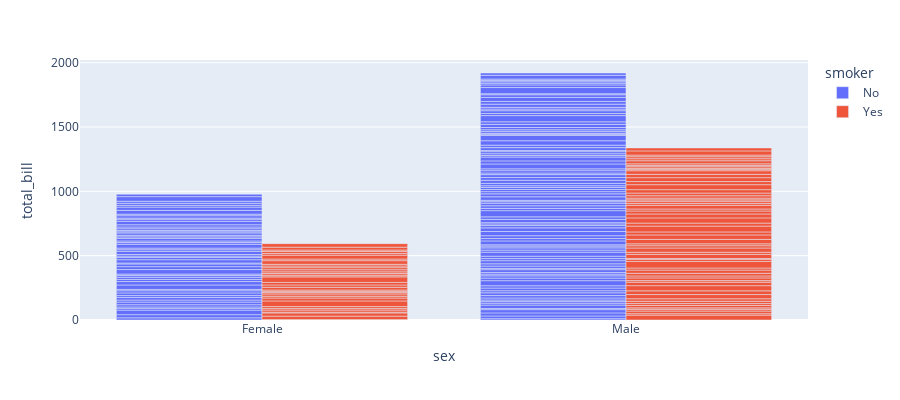

Notebook code for this chart:
### Code cell
fig = px.bar(tips, x='sex',y='total_bill',
             color='smoker',
             barmode='group',
             height=400)
fig.show()

### Figure 1 — Plotly figure (JSON) as saved in the notebook; plotly's stock layout.template omitted (floating-point values rounded to 4 significant figures; data arrays with more than 128 entries replaced by an {"elided": "..."} marker saying what was removed)
{"data": [{"alignmentgroup": "True", "hovertemplate": "smoker=No<br>sex=%{x}<br>total_bill=%{y}<extra></extra>", "legendgroup": "No", "marker": {"color": "#636efa", "pattern": {"shape": ""}}, "name": "No", "offsetgroup": "No", "orientation": "v", "showlegend": true, "textposition": "auto", "type": "bar", "x": {"elided": "151 str values"}, "xaxis": "x", "y": {"elided": "151 float values"}, "yaxis": "y"}, {"alignmentgroup": "True", "hovertemplate": "smoker=Yes<br>sex=%{x}<br>total_bill=%{y}<extra></extra>", "legendgroup": "Yes", "marker": {"color": "#EF553B", "pattern": {"shape": ""}}, "name": "Yes", "offsetgroup": "Yes", "orientation": "v", "showlegend": true, "textposition": "auto", "type": "bar", "x": ["Male", "Male", "Male", "Male", "Male", "Male", "Female", "Male", "Female", "Female", "Male", "Male", "Male", "Male", "Female", "Female", "Male", "Male", "Male", "Male", "Female", "Female", "Female", "Female", "Male", "Male", "Male", "Female", "Male", "Female", "Female", "Female", "Male", "Male", "Male", "Male", "Male", "Male", "Male", "Male", "Female", "Male", "Male", "Male", "Male", "Male", "Male", "Female", "Male", "Female", "Male", "Male", "Female", "Male", "Male", "Male", "Male", "Female", "Female", "Male", "Male", "Female", "Female", "Female", "Male", "Female", "Male", "Male", "Male", "Female", "Male", "Male", "Female", "Female", "Female", "Male", "Male", "Male", "Female", "Male", "Female", "Male", "Male", "Female", "Female", "Female", "Male", "Male", "Male", "Male", "Male", "Female", "Male"], "xaxis": "x", "y": [38.01, 11.24, 20.29, 13.81, 11.02, 18.29, 3.07, 15.01, 26.86, 25.28, 17.92, 19.44, 32.68, 28.97, 5.75, 16.32, 40.17, 27.28, 12.03, 21.01, 11.35, 15.38, 44.3, 22.42, 15.36, 20.49, 25.21, 14.31, 16, 17.51, 10.59, 10.63, 50.81, 15.81, 7.25, 31.85, 16.82, 32.9, 17.89, 14.48, 9.6, 34.63, 34.65, 23.33, 45.35, 23.17, 40.55, 20.9, 30.46, 18.15, 23.1, 15.69, 19.81, 28.44, 15.48, 16.58, 10.34, 43.11, 13, 13.51, 18.71, 12.74, 13, 16.4, 20.53, 16.47, 26.59, 38.73, 24.27, 12.76, 30.06, 25.89, 13.27, 28.17, 12.9, 28.15, 11.59, 7.74, 30.14, 12.16, 13.42, 8.58, 13.42, 16.27, 10.09, 22.12, 24.01, 15.69, 15.53, 12.6, 32.83, 27.18, 22.67], "yaxis": "y"}], "layout": {"barmode": "group", "height": 400, "legend": {"title": {"text": "smoker"}, "tracegroupgap": 0}, "margin": {"t": 60}, "xaxis": {"anchor": "y", "domain": [0, 1], "title": {"text": "sex"}}, "yaxis": {"anchor": "x", "domain": [0, 1], "title": {"text": "total_bill"}}}}
